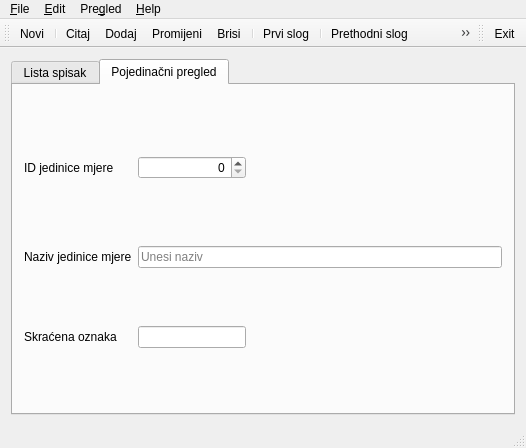
<?xml version="1.0" encoding="UTF-8"?>
<ui version="4.0">
 <author>Mehmed</author>
 <class>FormJedmjere</class>
 <widget class="QMainWindow" name="FormJedmjere">
  <property name="geometry">
   <rect>
    <x>0</x>
    <y>0</y>
    <width>526</width>
    <height>448</height>
   </rect>
  </property>
  <property name="windowTitle">
   <string>Jedinice mjere</string>
  </property>
  <property name="locale">
   <locale language="Bosnian" country="BosniaAndHerzegowina"/>
  </property>
  <widget class="QWidget" name="widget">
   <layout class="QGridLayout" name="gridLayout_3">
    <item row="0" column="0">
     <widget class="QTabWidget" name="tabWidget">
      <property name="currentIndex">
       <number>1</number>
      </property>
      <widget class="QWidget" name="tab_Lista">
       <attribute name="icon">
        <iconset resource="../glavniformdb/styles.qrc">
         <normaloff>:/images/woodbutton.png</normaloff>:/images/woodbutton.png</iconset>
       </attribute>
       <attribute name="title">
        <string>Lista spisak</string>
       </attribute>
       <layout class="QGridLayout" name="gridLayout_2">
        <item row="0" column="4" rowspan="2">
         <layout class="QVBoxLayout" name="verticalLayout">
          <item>
           <spacer name="verticalSpacer">
            <property name="orientation">
             <enum>Qt::Vertical</enum>
            </property>
            <property name="sizeType">
             <enum>QSizePolicy::Preferred</enum>
            </property>
            <property name="sizeHint" stdset="0">
             <size>
              <width>20</width>
              <height>138</height>
             </size>
            </property>
           </spacer>
          </item>
          <item>
           <widget class="QLabel" name="label">
            <property name="text">
             <string>Odaberi redoslijed ispisa JM</string>
            </property>
            <property name="textFormat">
             <enum>Qt::AutoText</enum>
            </property>
            <property name="alignment">
             <set>Qt::AlignCenter</set>
            </property>
            <property name="wordWrap">
             <bool>true</bool>
            </property>
           </widget>
          </item>
          <item>
           <widget class="QComboBox" name="comboBox">
            <item>
             <property name="text">
              <string>po Nazivu</string>
             </property>
            </item>
            <item>
             <property name="text">
              <string>po Šifri</string>
             </property>
            </item>
            <item>
             <property name="text">
              <string>dio Naziva</string>
             </property>
            </item>
           </widget>
          </item>
         </layout>
        </item>
        <item row="2" column="4">
         <widget class="QLabel" name="label_4">
          <property name="text">
           <string>Unesi naziv jedinice mjere</string>
          </property>
         </widget>
        </item>
        <item row="3" column="4">
         <widget class="QLineEdit" name="lineEdit_Opis">
          <property name="sizePolicy">
           <sizepolicy hsizetype="Preferred" vsizetype="Fixed">
            <horstretch>0</horstretch>
            <verstretch>0</verstretch>
           </sizepolicy>
          </property>
          <property name="text">
           <string>A</string>
          </property>
         </widget>
        </item>
        <item row="0" column="1" rowspan="6" colspan="2">
         <widget class="QTreeView" name="treeViewJM">
          <property name="sizePolicy">
           <sizepolicy hsizetype="Preferred" vsizetype="Expanding">
            <horstretch>0</horstretch>
            <verstretch>0</verstretch>
           </sizepolicy>
          </property>
         </widget>
        </item>
        <item row="5" column="4">
         <widget class="QPushButton" name="pushButtonList">
          <property name="sizePolicy">
           <sizepolicy hsizetype="Preferred" vsizetype="Fixed">
            <horstretch>0</horstretch>
            <verstretch>0</verstretch>
           </sizepolicy>
          </property>
          <property name="font">
           <font>
            <pointsize>12</pointsize>
            <weight>75</weight>
            <bold>true</bold>
           </font>
          </property>
          <property name="autoFillBackground">
           <bool>false</bool>
          </property>
          <property name="text">
           <string>Lista</string>
          </property>
          <property name="icon">
           <iconset resource="MyRes.qrc">
            <normaloff>:/images/nexticon.png</normaloff>:/images/nexticon.png</iconset>
          </property>
          <property name="shortcut">
           <string>Ctrl+A</string>
          </property>
          <property name="checkable">
           <bool>false</bool>
          </property>
          <property name="checked">
           <bool>false</bool>
          </property>
         </widget>
        </item>
       </layout>
      </widget>
      <widget class="QWidget" name="tab_Form">
       <attribute name="icon">
        <iconset resource="MyRes.qrc">
         <normaloff>:/images/saveicon.png</normaloff>:/images/saveicon.png</iconset>
       </attribute>
       <attribute name="title">
        <string>Pojedinačni pregled</string>
       </attribute>
       <layout class="QGridLayout" name="gridLayout">
        <item row="1" column="0">
         <widget class="QLabel" name="label_3">
          <property name="text">
           <string>Naziv jedinice mjere</string>
          </property>
         </widget>
        </item>
        <item row="0" column="0">
         <widget class="QLabel" name="label_2">
          <property name="text">
           <string>ID jedinice mjere</string>
          </property>
         </widget>
        </item>
        <item row="2" column="0">
         <widget class="QLabel" name="label_1">
          <property name="text">
           <string>Skraćena oznaka</string>
          </property>
         </widget>
        </item>
        <item row="1" column="1" colspan="2">
         <widget class="QLineEdit" name="lineEditNaziv">
          <property name="sizePolicy">
           <sizepolicy hsizetype="Expanding" vsizetype="Fixed">
            <horstretch>0</horstretch>
            <verstretch>0</verstretch>
           </sizepolicy>
          </property>
          <property name="toolTip">
           <string>&lt;html&gt;&lt;head/&gt;&lt;body&gt;&lt;p&gt;Unesi naziv &lt;/p&gt;
&lt;/body&gt;&lt;/html&gt;</string>
          </property>
          <property name="locale">
           <locale language="Bosnian" country="BosniaAndHerzegowina"/>
          </property>
          <property name="inputMask">
           <string/>
          </property>
          <property name="text">
           <string/>
          </property>
          <property name="maxLength">
           <number>50</number>
          </property>
          <property name="dragEnabled">
           <bool>false</bool>
          </property>
          <property name="placeholderText">
           <string>Unesi naziv</string>
          </property>
          <property name="clearButtonEnabled">
           <bool>true</bool>
          </property>
         </widget>
        </item>
        <item row="2" column="2">
         <spacer name="horizontalSpacer">
          <property name="orientation">
           <enum>Qt::Horizontal</enum>
          </property>
          <property name="sizeHint" stdset="0">
           <size>
            <width>60</width>
            <height>20</height>
           </size>
          </property>
         </spacer>
        </item>
        <item row="2" column="1" alignment="Qt::AlignLeft">
         <widget class="QLineEdit" name="lineEditSkroz">
          <property name="focusPolicy">
           <enum>Qt::StrongFocus</enum>
          </property>
          <property name="locale">
           <locale language="Bosnian" country="BosniaAndHerzegowina"/>
          </property>
         </widget>
        </item>
        <item row="0" column="2">
         <spacer name="horizontalSpacer_2">
          <property name="orientation">
           <enum>Qt::Horizontal</enum>
          </property>
          <property name="sizeType">
           <enum>QSizePolicy::Minimum</enum>
          </property>
          <property name="sizeHint" stdset="0">
           <size>
            <width>60</width>
            <height>40</height>
           </size>
          </property>
         </spacer>
        </item>
        <item row="0" column="1">
         <widget class="QSpinBox" name="id_brojsB">
          <property name="sizePolicy">
           <sizepolicy hsizetype="Preferred" vsizetype="Fixed">
            <horstretch>0</horstretch>
            <verstretch>0</verstretch>
           </sizepolicy>
          </property>
          <property name="layoutDirection">
           <enum>Qt::LeftToRight</enum>
          </property>
          <property name="locale">
           <locale language="Bosnian" country="BosniaAndHerzegowina"/>
          </property>
          <property name="alignment">
           <set>Qt::AlignRight|Qt::AlignTrailing|Qt::AlignVCenter</set>
          </property>
          <property name="maximum">
           <number>999999999</number>
          </property>
         </widget>
        </item>
       </layout>
      </widget>
     </widget>
    </item>
   </layout>
  </widget>
  <widget class="QMenuBar" name="menuBar">
   <property name="geometry">
    <rect>
     <x>0</x>
     <y>0</y>
     <width>526</width>
     <height>25</height>
    </rect>
   </property>
   <widget class="QMenu" name="menuFile">
    <property name="title">
     <string>&amp;File</string>
    </property>
    <addaction name="separator"/>
    <addaction name="actionNovi"/>
    <addaction name="actionIzlaz"/>
   </widget>
   <widget class="QMenu" name="menuEdit">
    <property name="title">
     <string>&amp;Edit</string>
    </property>
    <addaction name="separator"/>
    <addaction name="actionCitaj"/>
    <addaction name="actionDodaj"/>
    <addaction name="actionPromijeni"/>
    <addaction name="actionBrisi"/>
   </widget>
   <widget class="QMenu" name="menuHelp">
    <property name="title">
     <string>&amp;Help</string>
    </property>
   </widget>
   <widget class="QMenu" name="menuPregled">
    <property name="title">
     <string>Pre&amp;gled</string>
    </property>
    <addaction name="actionPrvi_slog"/>
    <addaction name="actionPrethodni_slog"/>
    <addaction name="separator"/>
    <addaction name="actionSlijedeci_slog"/>
    <addaction name="actionZadnji_slog"/>
   </widget>
   <addaction name="menuFile"/>
   <addaction name="menuEdit"/>
   <addaction name="menuPregled"/>
   <addaction name="menuHelp"/>
  </widget>
  <widget class="QToolBar" name="mainToolBar">
   <property name="enabled">
    <bool>true</bool>
   </property>
   <property name="sizePolicy">
    <sizepolicy hsizetype="Preferred" vsizetype="Fixed">
     <horstretch>0</horstretch>
     <verstretch>0</verstretch>
    </sizepolicy>
   </property>
   <property name="windowTitle">
    <string>GlavnitoolBar</string>
   </property>
   <property name="iconSize">
    <size>
     <width>30</width>
     <height>40</height>
    </size>
   </property>
   <attribute name="toolBarArea">
    <enum>TopToolBarArea</enum>
   </attribute>
   <attribute name="toolBarBreak">
    <bool>false</bool>
   </attribute>
   <addaction name="actionNovi"/>
   <addaction name="separator"/>
   <addaction name="actionCitaj"/>
   <addaction name="actionDodaj"/>
   <addaction name="actionPromijeni"/>
   <addaction name="actionBrisi"/>
   <addaction name="separator"/>
   <addaction name="actionPrvi_slog"/>
   <addaction name="separator"/>
   <addaction name="actionPrethodni_slog"/>
   <addaction name="actionSlijedeci_slog"/>
   <addaction name="actionZadnji_slog"/>
   <addaction name="separator"/>
   <addaction name="separator"/>
  </widget>
  <widget class="QStatusBar" name="statusBar"/>
  <widget class="QToolBar" name="toolBar">
   <property name="windowTitle">
    <string>toolBarexit</string>
   </property>
   <attribute name="toolBarArea">
    <enum>TopToolBarArea</enum>
   </attribute>
   <attribute name="toolBarBreak">
    <bool>false</bool>
   </attribute>
   <addaction name="actionIzlaz"/>
  </widget>
  <action name="actionNovi">
   <property name="icon">
    <iconset resource="MyRes.qrc">
     <normaloff>:/images/novicon.png</normaloff>:/images/novicon.png</iconset>
   </property>
   <property name="text">
    <string>&amp;Novi</string>
   </property>
  </action>
  <action name="actionIzlaz">
   <property name="icon">
    <iconset resource="MyRes.qrc">
     <normaloff>:/images/exit.png</normaloff>:/images/exit.png</iconset>
   </property>
   <property name="text">
    <string>E&amp;xit</string>
   </property>
  </action>
  <action name="actionDodaj">
   <property name="icon">
    <iconset resource="MyRes.qrc">
     <normaloff>:/images/saveicon.png</normaloff>:/images/saveicon.png</iconset>
   </property>
   <property name="text">
    <string>&amp;Dodaj</string>
   </property>
  </action>
  <action name="actionPromijeni">
   <property name="icon">
    <iconset resource="MyRes.qrc">
     <normaloff>:/images/updateicon.png</normaloff>:/images/updateicon.png</iconset>
   </property>
   <property name="text">
    <string>&amp;Promijeni</string>
   </property>
  </action>
  <action name="actionBrisi">
   <property name="icon">
    <iconset resource="MyRes.qrc">
     <normaloff>:/images/deletered.png</normaloff>:/images/deletered.png</iconset>
   </property>
   <property name="text">
    <string>&amp;Brisi</string>
   </property>
  </action>
  <action name="actionPrvi_slog">
   <property name="icon">
    <iconset resource="MyRes.qrc">
     <normaloff>:/images/nazadicon.png</normaloff>:/images/nazadicon.png</iconset>
   </property>
   <property name="text">
    <string>Pr&amp;vi slog</string>
   </property>
  </action>
  <action name="actionPrethodni_slog">
   <property name="icon">
    <iconset resource="MyRes.qrc">
     <normaloff>:/images/previousicon.png</normaloff>:/images/previousicon.png</iconset>
   </property>
   <property name="text">
    <string>Pre&amp;thodni slog</string>
   </property>
  </action>
  <action name="actionSlijedeci_slog">
   <property name="icon">
    <iconset resource="MyRes.qrc">
     <normaloff>:/images/nexticon.png</normaloff>:/images/nexticon.png</iconset>
   </property>
   <property name="text">
    <string>&amp;Slijedeći slog</string>
   </property>
  </action>
  <action name="actionZadnji_slog">
   <property name="icon">
    <iconset resource="MyRes.qrc">
     <normaloff>:/images/forwardicon.png</normaloff>:/images/forwardicon.png</iconset>
   </property>
   <property name="text">
    <string>&amp;Zadnji slog</string>
   </property>
  </action>
  <action name="actionCitaj">
   <property name="icon">
    <iconset resource="MyRes.qrc">
     <normaloff>:/images/citajicon.png</normaloff>:/images/citajicon.png</iconset>
   </property>
   <property name="text">
    <string>&amp;Citaj</string>
   </property>
   <property name="toolTip">
    <string>Čitaj podatke</string>
   </property>
  </action>
 </widget>
 <layoutdefault spacing="6" margin="11"/>
 <tabstops>
  <tabstop>tabWidget</tabstop>
  <tabstop>id_brojsB</tabstop>
  <tabstop>lineEditNaziv</tabstop>
  <tabstop>lineEditSkroz</tabstop>
  <tabstop>lineEdit_Opis</tabstop>
  <tabstop>comboBox</tabstop>
  <tabstop>pushButtonList</tabstop>
 </tabstops>
 <resources>
  <include location="../glavniformdb/styles.qrc"/>
  <include location="MyRes.qrc"/>
 </resources>
 <connections/>
</ui>
